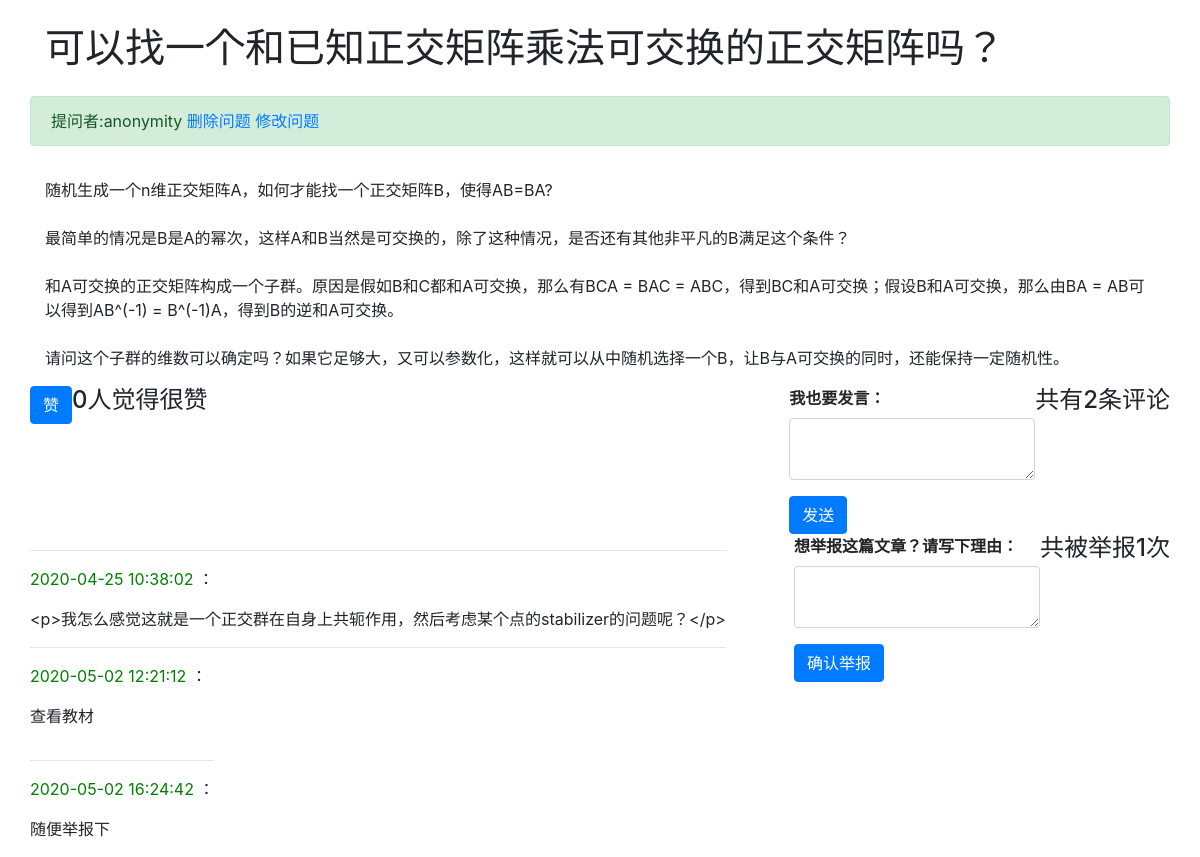
/qas_system/question/7/, run on an earlier commit of the app's database.
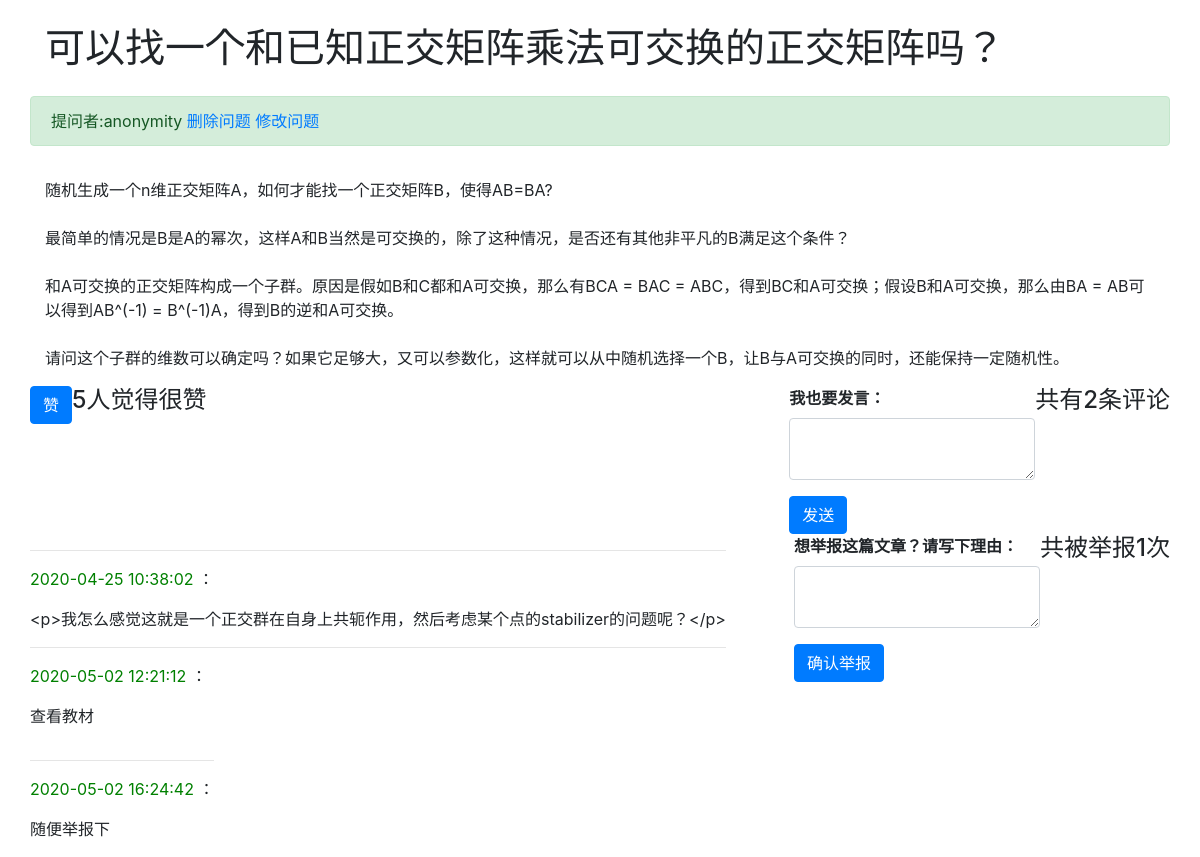
And on a later commit of the database.
### qas_system/models.py (models this page shows, shortened)
class Question(models.Model):
    question_title = models.CharField(verbose_name='标题', max_length=30, blank=False)
    question_text = RichTextField(verbose_name='具体描述')
    question_subject = models.ForeignKey('Subject', verbose_name='科目', on_delete=models.CASCADE)
    pub_date = models.DateTimeField(auto_now=True, verbose_name='提问日期')
    page_views = models.IntegerField(default=0, verbose_name='浏览量')
    questioner = models.ForeignKey('User', verbose_name='提问者', on_delete=models.CASCADE)
    good_num = models.IntegerField(default=0, verbose_name='点赞量')

class User(models.Model):
    user_name = models.CharField(verbose_name='用户名', max_length=30, blank=False)
    password = models.CharField(verbose_name='密码', max_length=30, blank=False)
    def __str__(self):
        return self.user_name

class Comment(models.Model):
    question = models.ForeignKey('Question', verbose_name='问题', on_delete=models.CASCADE, related_name='comments')
    comment_text = RichTextField(verbose_name='评论内容')
    pub_date = models.DateTimeField(auto_now=True, verbose_name='评论时间')
    good_num = models.IntegerField(default=0, verbose_name='点赞量')
    class Meta:
        ordering = ('pub_date',)

class Tipoff(models.Model):
    question = models.ForeignKey('Question', verbose_name='问题', on_delete=models.CASCADE, related_name='tipoffs')
    reason = RichTextField(verbose_name='举报理由')
    tip_date = models.DateTimeField(auto_now=True, verbose_name='举报时间')
    class Meta:
        ordering = ('tip_date',)

### qas_system/views.py (the view)
# urls.py: path('question/<int:id>/', views.test_questionpage_ly, name='question_detail'),
def test_questionpage_ly(request, id):
    question = models.Question.objects.get(id=id)
    comments = Comment.objects.filter(question=id)
    tipoffs = Tipoff.objects.filter(question=id)
    context = {'question': question, 'comments': comments, 'tipoffs': tipoffs}
    return render(request, 'test_ly2.html', context)

### templates/test_ly2.html (shortened to what this page needs)
<!DOCTYPE html>
<html lang="en">
<head>
    {% load static %}
    <link rel="stylesheet" href="{% static 'bootstrap-4.1.3-dist/css/bootstrap.min.css' %}">
</head>
<body>
    <div class="container">
    <div class="row">
        <h1 class="col-12 mt-4 mb-4">{{ question.question_title }}</h1>
        <div class="col-12 alert alert-success">提问者:{{ question.questioner }}
            <a href="#" onclick="confirm_delete()">删除问题</a>
            <a href="#" onclick="confirm_update()">修改问题</a>
        </div>
        <div class="col-12">
            <p>{{ question.question_text | safe }}</p>
        </div>
            <div>
                <form
                action="{% url 'qas_system:question_good' question.id %}"
                method="POST"
                >
                        <button type="submit" class="btn btn-primary ">赞</button>
                </form>
            </div>
            <br>
        <h4>{{ question.good_num }}人觉得很赞</h4>
            <div>
                <form
                action="{% url 'qas_system:question_comment' question.id %}"
                method="POST"
                >
                        <div class="form-group">
                            <label for="comment_text">
                                <strong>
                                    我也要发言：
                                </strong>
                            </label>
                            <textarea
                                type="text"
                                class="form-control"
                                id="comment_text"
                                name="comment_text"
                                rows="2"></textarea>
                        </div>
                        <button type="submit" class="btn btn-primary ">发送</button>
                </form>
            </div>
            <br>
        <h4>共有{{ comments.count }}条评论</h4>
        <div>
            {% for comment in comments %}
                <hr>
                <p>
                    <span style="color: green">
                        {{ comment.pub_date|date:"Y-m-d H:i:s" }}
                    </span> ：
                </p>
                <pre style="font-family: inherit; font-size: 1em;">
{{ comment.comment_text }}</pre>
            {% endfor %}
        </div>
            <div>
                <form
                action="{% url 'qas_system:question_tipoff' question.id %}"
                method="POST"
                >
                        <div class="form-group">
                            <label for="reason">
                                <strong>
                                    想举报这篇文章？请写下理由：
                                </strong>
                            </label>
                            <textarea
                                type="text"
                                class="form-control"
                                id="reason"
                                name="reason"
                                rows="2"></textarea>
                        </div>
                        <button type="submit" class="btn btn-primary ">确认举报</button>
                </form>
            </div>
            <br>
        <h4>共被举报{{ tipoffs.count }}次</h4>
        <div>
            {% for tipoff in tipoffs %}
                <hr>
                <p>
                    <span style="color: green">
                        {{ tipoff.tip_date|date:"Y-m-d H:i:s" }}
                    </span> ：
                </p>
                <pre style="font-family: inherit; font-size: 1em;">
{{ tipoff.reason }}</pre>
            {% endfor %}
        </div>
    </div>
    </div>
</body>
</html>

What changed in the data, as far as the page shows it:
changed Question "可以找一个和已知正交矩阵乘法可交换的正交矩阵吗？": good_num "0" → "5"
